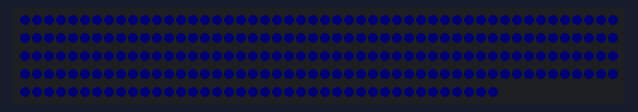
This sketch was run on a simulated Arduino Uno, built with avr-gcc and run on an emulated ATmega328P. On the bench: 240 RGB LEDs in strip order, left to right, continuing on the next row. Dim RGB values are drawn brighter than linear.

Above: at 73.3 s.

The sketch:

DayNite8a.ino
```cpp
#include <Adafruit_NeoPixel.h>
// Which pin on the Arduino is connected to the NeoPixels?
#define PIN 5
// How many NeoPixels are attached to the Arduino?
#define NUMPIXELS 240

Adafruit_NeoPixel pixels(NUMPIXELS, PIN, NEO_GRB);
const uint8_t brightness = 100; //0 -- 255 for brightness setting.
const short set_time = 60;    //0 -- 1000 for timing changes.
short pos = 0;                //position in time

//values in R,G,b,ΔT
const uint16_t color_chart[208][4]{
    {0, 1, 1, 2000},
    {0, 5, 7, 2000},
    {0, 8, 10, 2000},
    {0, 11, 14, 2000},
    {0, 14, 18, 2000},
    {0, 17, 23, 2000},
    {0, 21, 27, 2000},
    {0, 24, 31, 2000},
    {0, 27, 36, 2000},
    {0, 29, 38, 2000},
    {0, 32, 41, 2000},
    {0, 36, 46, 2000},
    {0, 40, 50, 2000},
    {0, 48, 60, 2000},
    {3, 62, 75, 2000},
    {4, 67, 82, 2000},
    {7, 75, 92, 2000},
    {8, 79, 97, 2000},
    {9, 80, 98, 2000},
    {10, 84, 102, 2000},
    {11, 85, 104, 2000},
    {12, 88, 107, 2000},
    {13, 90, 110, 2000},
    {255, 255, 255, 2000},
    {17, 96, 115, 2000},
    {255, 255, 255, 2000},
    {23, 105, 125, 2000},
    {255, 255, 255, 2000},
    {27, 111, 132, 2000},
    {30, 115, 137, 2000},
    {33, 11, 139, 2000},
    {38, 122, 144, 2000},
    {40, 125, 146, 2000},
    {44, 131, 152, 2000},
    {49, 136, 158, 2000},
    {51, 139, 161, 2000},
    {53, 140, 165, 2000},
    {60, 146, 168, 2000},
    {63, 149, 171, 2000},
    {67, 152, 174, 2000},
    {71, 156, 178, 2000},
    {73, 158, 179, 2000},
    {76, 161, 182, 2000},
    {79, 164, 185, 2000},
    {82, 167, 188, 2000},
    {87, 170, 193, 2000},
    {90, 172, 192, 2000},
    {96, 176, 196, 2000},
    {101, 179, 199, 2000},
    {109, 186, 205, 2000},
    {113, 189, 208, 2000},
    {117, 192, 219, 2000},
    {124, 197, 215, 2000},
    {132, 200, 218, 2000},
    {139, 205, 222, 2000},
    {143, 207, 223, 2000},
    {146, 209, 225, 2000},
    {153, 213, 228, 2000},
    {159, 218, 232, 2000},
    {166, 220, 233, 2000},
    {169, 222, 235, 2000},
    {173, 223, 236, 2000},
    {177, 225, 238, 2000},
    {182, 228, 239, 2000},
    {189, 231, 242, 2000},
    {195, 233, 243, 2000},
    {198, 235, 245, 2000},
    {201, 236, 245, 2000},
    {204, 236, 245, 2000},
    {207, 237, 245, 2000},
    {209, 238, 245, 2000},
    {212, 238, 245, 2000},
    {217, 239, 245, 2000},
    {220, 240, 245, 2000},
    {222, 240, 245, 2000},
    {223, 240, 245, 2000},
    {234, 242, 250, 2000},
    {238, 242, 252, 2000},
    {240, 244, 253, 2000},
    {245, 246, 255, 2000},
    {249, 251, 255, 2000},
    {250, 253, 255, 2000},
    {255, 255, 255, 2000},
    {255, 255, 255, 2000},
    {255, 251, 233, 2000},
    {255, 244, 206, 2000},
    {255, 241, 195, 2000},
    {255, 241, 191, 2000},
    {255, 236, 171, 2000},
    {255, 231, 151, 2000},
    {255, 228, 137, 2000},
    {255, 224, 118, 2000},
    {255, 220, 102, 2000},
    {255, 215, 80, 2000},
    {255, 209, 54, 2000},
    {255, 204, 34, 2000},
    {255, 201, 18, 2000},
    {255, 199, 10, 2000},
    {255, 198, 6, 2000},
    {255, 189, 6, 2000},
    {255, 181, 6, 2000},
    {255, 176, 6, 2000},
    {255, 173, 6, 2000},
    {255, 170, 6, 2000},
    {255, 167, 6, 2000},
    {255, 165, 6, 2000},
    {255, 163, 6, 2000},
    {255, 170, 6, 2000},
    {255, 161, 6, 2000},
    {245, 157, 5, 2000},
    {243, 155, 5, 2000},
    {240, 154, 5, 2000},
    {237, 152, 5, 2000},
    {233, 150, 5, 2000},
    {230, 148, 5, 2000},
    {228, 146, 5, 2000},
    {229, 147, 5, 2000},
    {229, 117, 5, 2000},
    {229, 114, 5, 2000},
    {229, 110, 5, 2000},
    {229, 110, 5, 2000},
    {229, 110, 5, 2000},
    {229, 110, 5, 2000},
    {229, 110, 5, 2000},
    {229, 106, 5, 2000},
    {229, 101, 5, 2000},
    {229, 95, 5, 2000},
    {229, 89, 5, 2000},
    {224, 87, 5, 2000},
    {220, 84, 4, 2000},
    {217, 83, 4, 2000},
    {213, 80, 4, 2000},
    {209, 79, 3, 2000},
    {202, 76, 3, 2000},
    {196, 74, 3, 2000},
    {189, 71, 3, 2000},
    {189, 71, 3, 2000},
    {189, 71, 3, 2000},
    {189, 71, 3, 2000},
    {189, 71, 3, 2000},
    {189, 71, 3, 2000},
    {189, 71, 3, 2000},
    {182, 69, 3, 2000},
    {181, 67, 2, 2000},
    {175, 65, 2, 2000},
    {166, 63, 2, 2000},
    {159, 60, 2, 2000},
    {152, 57, 2, 2000},
    {146, 54, 1, 2000},
    {138, 51, 1, 2000},
    {138, 51, 1, 2000},
    {138, 51, 1, 2000},
    {138, 51, 1, 2000},
    {138, 51, 1, 2000},
    {138, 51, 1, 2000},
    {138, 51, 1, 2000},
    {132, 49, 1, 2000},
    {124, 46, 1, 2000},
    {119, 44, 1, 2000},
    {110, 41, 1, 2000},
    {105, 39, 1, 2000},
    {98, 36, 1, 2000},
    {94, 35, 1, 2000},
    {84, 31, 0, 2000},
    {74, 27, 0, 2000},
    {68, 26, 0, 2000},
    {65, 24, 0, 2000},
    {60, 22, 0, 2000},
    {53, 19, 0, 2000},
    {47, 17, 0, 2000},
    {43, 16, 0, 2000},
    {38, 14, 0, 2000},
    {37, 13, 0, 2000},
    {34, 12, 0, 2000},
    {30, 11, 0, 2000},
    {25, 10, 0, 2000},
    {20, 10, 0, 2000},
    {17, 9, 0, 2000},
    {15, 8, 0, 2000},
    {12, 7, 0, 2000},
    {255, 198, 6, 2000},
    {255, 189, 6, 2000},
    {255, 181, 6, 2000},
    {255, 176, 6, 2000},
    {255, 173, 6, 2000},
    {255, 173, 6, 2000},
    {255, 173, 6, 2000},
    {217, 239, 245, 2000},
    {212, 238, 245, 2000},
    {190, 238, 245, 2000},
    {170, 200, 200, 2000},
    {150, 150, 245, 2000},
    {130, 110, 110, 2000},
    {75, 98, 107, 2000},
    {11, 85, 104, 2000},
    {0, 65, 72, 2000},
    {0, 48, 60, 2000},
    {0, 40, 50, 2000},
    {10, 34, 72, 2000},
    {255, 255, 255, 2000},
    {0, 29, 38, 2000},
    {0, 27, 36, 2000},
    {255, 255, 255, 2000},
    {0, 21, 27, 2000},
    {0, 17, 23, 2000},
    {0, 14, 18, 2000},
    {0, 11, 14, 2000},
    {0, 1, 1, 2000},

};

uint8_t R = 0;
uint8_t G = 0;
uint8_t B = 0;
uint8_t Rnext = 0;
uint8_t Gnext = 0;
uint8_t Bnext = 0;

void setup()
{
  pixels.begin();
  pixels.clear();
  delay(500);
}

void loop(){
  displayNext();
  if (pos == 208){
    pos = 0;}
  else{
    pos++;}
}

void displayNext()
{
  R = color_chart[pos][0];
  G = color_chart[pos][1];
  B = color_chart[pos][2];
  R = map(R, 0, 255, 0, brightness);
  G = map(G, 0, 255, 0, brightness);
  B = map(B, 0, 255, 0, brightness);

  pos++;

  Rnext = color_chart[pos][0];
  Gnext = color_chart[pos][1];
  Bnext = color_chart[pos][2];
  Rnext = map(Rnext, 0, 255, 0, brightness);
  Gnext = map(Gnext, 0, 255, 0, brightness);
  Bnext = map(Bnext, 0, 255, 0, brightness);

  pos--;

  for (int time = 0; time < color_chart[pos][3]; time++){
    for (int i = 0; i < NUMPIXELS; i++){
      pixels.setPixelColor(i, pixels.Color(R, G, B));
    }
    R = map(time, 0, color_chart[pos][3], R, Rnext);
    G = map(time, 0, color_chart[pos][3], G, Gnext);
    B = map(time, 0, color_chart[pos][3], B, Bnext);
    pixels.show();
    delay(set_time);
  }
}
```
